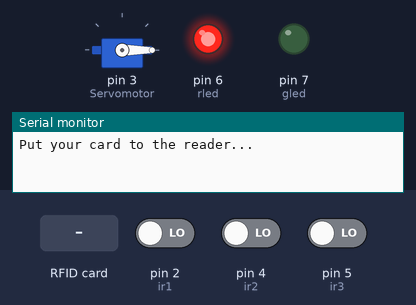
The sketch below on a simulated Arduino Uno, built with avr-gcc and run on an emulated ATmega328P. On the bench: servo, output pins drawn as LEDs (lit = HIGH), the last lines printed to the serial monitor. Inputs (shaded band) come from the test bench; at power-on: pin 2 (ir1) LOW, pin 4 (ir2) LOW, pin 5 (ir3) LOW. Pins used as bus, display or sensor lines are not drawn.

Above: at 1.2 s.
1.3 s: RFID card 97 6D A8 7A held to the reader
At 2.6 s:
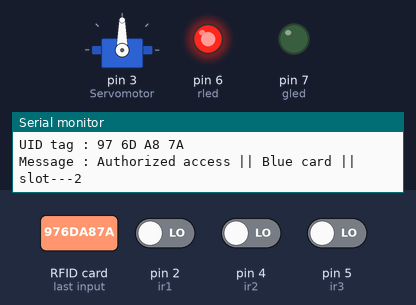
3.3 s: pin 2 (ir1) driven HIGH and pin 4 (ir2) driven HIGH
6.3 s: RFID card E7 B2 F7 19 held to the reader
At 8.6 s:
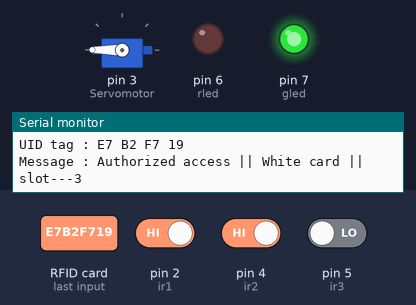
Timing chart, 0 to 13.8 s (numbered marks = the images above; inputs shaded):
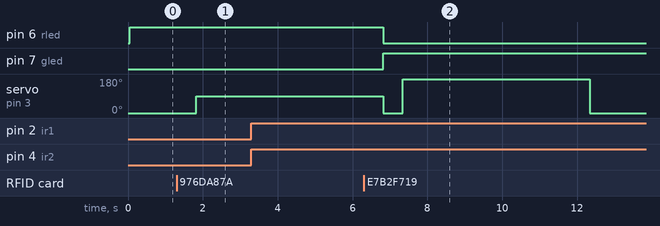

The sketch:

Smart-car-parking-system.ino
```cpp
#include <SPI.h>
#include <MFRC522.h>
#include <Servo.h>
#define SS_PIN 10
#define RST_PIN 9


MFRC522 mfrc522(SS_PIN, RST_PIN);
Servo Servomotor; //define servo name
int ir1 = 2;
int ir2 = 4;
int ir3 = 5;
int gled = 7;
int rled = 6;
void setup() {
  pinMode(ir1, INPUT);
  pinMode(ir2, INPUT);
  pinMode(ir3, INPUT);
  pinMode(rled, OUTPUT);
  pinMode(gled, OUTPUT);

  Serial.begin(9600);
  SPI.begin();
  mfrc522.PCD_Init();
  Servomotor.attach(3); //servo pin
  Servomotor.write(0); //servo start position
  Serial.println("Put your card to the reader...");
  Serial.println();
}

void loop() {

  int value1 = digitalRead(ir1);
  int value2 = digitalRead(ir2);
  int value3 = digitalRead(ir3);
  if ((value1 == 1) || (value2 == 1) || (value3 == 1))
  {
    digitalWrite(gled, HIGH);
    digitalWrite(rled, LOW);
  }
  else
  { digitalWrite(rled, HIGH);
    digitalWrite(gled, LOW);
  }


  // Look for new cards
  if ( ! mfrc522.PICC_IsNewCardPresent())
  {
    return;
  }
  // Select one of the cards
  if ( ! mfrc522.PICC_ReadCardSerial())
  {
    return;
  }
  //Show UID on serial monitor
  Serial.print("UID tag :");
  String content = "";
  byte letter;
  for (byte i = 0; i < mfrc522.uid.size; i++)
  {
    Serial.print(mfrc522.uid.uidByte[i] < 0x10 ? " 0" : " ");
    Serial.print(mfrc522.uid.uidByte[i], HEX);
    content.concat(String(mfrc522.uid.uidByte[i] < 0x10 ? " 0" : " "));
    content.concat(String(mfrc522.uid.uidByte[i], HEX));
  }
  Serial.println();
  Serial.print("Message : ");
  content.toUpperCase();


  if (content.substring(1) == "97 6D A8 7A") //change here the UID of the card/cards that you want to give access
  {
    Serial.println("Authorized access || Blue card || slot---2");
    Serial.println();
    delay(500);


    Servomotor.write(90);
    delay(5000);
    Servomotor.write(0);

  }

  if (content.substring(1) == "E7 B2 F7 19") //change here the UID of the card/cards that you want to give access
  {
    Serial.println("Authorized access || White card || slot---3");
    Serial.println();
    delay(500);


    Servomotor.write(180);
    delay(5000);
    Servomotor.write(0);

  }
}
```

Measured:
- after the input at 1.3 s, servo on pin 3 (Servomotor): 0° → 90° after 0.52 s
- after the input at 3.3 s, every drawn part: stays the same
